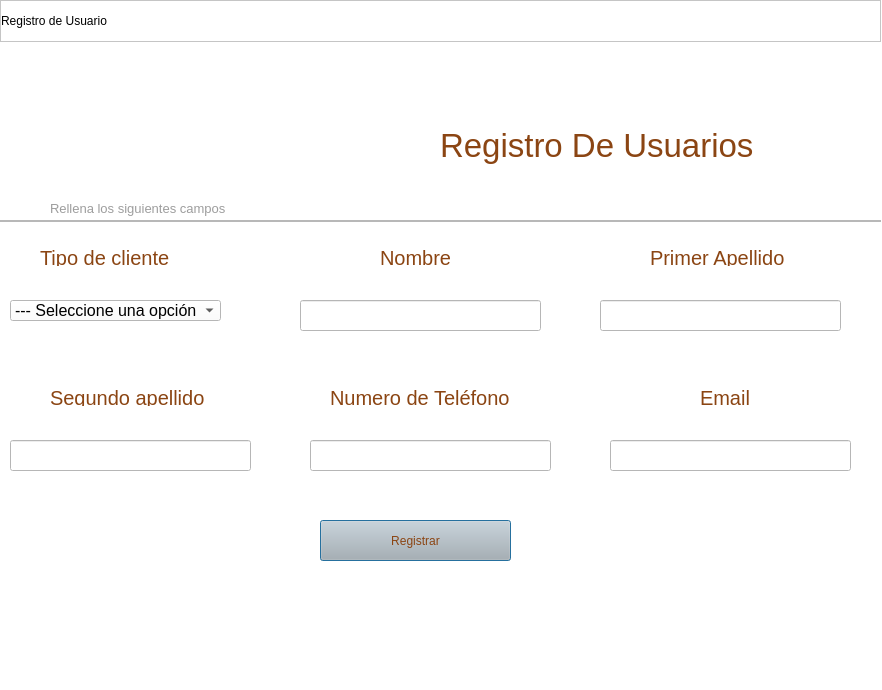
<?xml version="1.0" encoding="UTF-8"?>
<ui version="4.0">
 <class>Dialog</class>
 <widget class="QDialog" name="Dialog">
  <property name="geometry">
   <rect>
    <x>0</x>
    <y>0</y>
    <width>882</width>
    <height>690</height>
   </rect>
  </property>
  <property name="windowTitle">
   <string>Dialog</string>
  </property>
  <property name="styleSheet">
   <string notr="true">background-color: rgb(255, 255, 255);</string>
  </property>
  <widget class="QLabel" name="label">
   <property name="geometry">
    <rect>
     <x>10</x>
     <y>40</y>
     <width>341</width>
     <height>151</height>
    </rect>
   </property>
   <property name="text">
    <string/>
   </property>
   <property name="pixmap">
    <pixmap>Icons/Logo.svg</pixmap>
   </property>
   <property name="scaledContents">
    <bool>true</bool>
   </property>
  </widget>
  <widget class="QLabel" name="label_2">
   <property name="geometry">
    <rect>
     <x>440</x>
     <y>120</y>
     <width>321</width>
     <height>51</height>
    </rect>
   </property>
   <property name="styleSheet">
    <string notr="true">QLabel{
color: rgb(218, 218, 218); font-size:25pt;
color: #8B4513
}
</string>
   </property>
   <property name="text">
    <string>Registro De Usuarios</string>
   </property>
  </widget>
  <widget class="QLabel" name="label_3">
   <property name="geometry">
    <rect>
     <x>40</x>
     <y>250</y>
     <width>141</width>
     <height>16</height>
    </rect>
   </property>
   <property name="styleSheet">
    <string notr="true">QLabel{
color: rgb(218, 218, 218); font-size:15pt;
color: #8B4513;
}
</string>
   </property>
   <property name="text">
    <string>Tipo de cliente</string>
   </property>
  </widget>
  <widget class="QComboBox" name="comboBox_cliente">
   <property name="geometry">
    <rect>
     <x>10</x>
     <y>300</y>
     <width>211</width>
     <height>21</height>
    </rect>
   </property>
   <property name="font">
    <font>
     <pointsize>12</pointsize>
    </font>
   </property>
   <item>
    <property name="text">
     <string>--- Seleccione una opción</string>
    </property>
   </item>
   <item>
    <property name="text">
     <string>Maestro</string>
    </property>
   </item>
   <item>
    <property name="text">
     <string>Estudiante</string>
    </property>
   </item>
   <item>
    <property name="text">
     <string>Leector</string>
    </property>
   </item>
  </widget>
  <widget class="QLabel" name="label_4">
   <property name="geometry">
    <rect>
     <x>380</x>
     <y>250</y>
     <width>141</width>
     <height>16</height>
    </rect>
   </property>
   <property name="styleSheet">
    <string notr="true">QLabel{
color: rgb(218, 218, 218); font-size:15pt;
color: #8B4513;
}
</string>
   </property>
   <property name="text">
    <string>Nombre</string>
   </property>
  </widget>
  <widget class="QLineEdit" name="lineEdit_nombre">
   <property name="geometry">
    <rect>
     <x>300</x>
     <y>300</y>
     <width>241</width>
     <height>31</height>
    </rect>
   </property>
   <property name="styleSheet">
    <string notr="true">font-size:14pt; 
color: rgb(202, 202, 202); </string>
   </property>
   <property name="text">
    <string/>
   </property>
  </widget>
  <widget class="QLabel" name="label_5">
   <property name="geometry">
    <rect>
     <x>700</x>
     <y>390</y>
     <width>141</width>
     <height>16</height>
    </rect>
   </property>
   <property name="styleSheet">
    <string notr="true">QLabel{
color: rgb(218, 218, 218); font-size:15pt;
color: #8B4513;
}
</string>
   </property>
   <property name="text">
    <string>Email</string>
   </property>
  </widget>
  <widget class="QLineEdit" name="lineEdit_Email">
   <property name="geometry">
    <rect>
     <x>610</x>
     <y>440</y>
     <width>241</width>
     <height>31</height>
    </rect>
   </property>
   <property name="styleSheet">
    <string notr="true">font-size:14pt; 
color: rgb(202, 202, 202); </string>
   </property>
   <property name="text">
    <string/>
   </property>
  </widget>
  <widget class="QLabel" name="label_6">
   <property name="geometry">
    <rect>
     <x>650</x>
     <y>250</y>
     <width>141</width>
     <height>16</height>
    </rect>
   </property>
   <property name="styleSheet">
    <string notr="true">QLabel{
color: rgb(218, 218, 218); font-size:15pt;
color: #8B4513;
}
</string>
   </property>
   <property name="text">
    <string>Primer Apellido</string>
   </property>
  </widget>
  <widget class="QLineEdit" name="lineEdit_apellido">
   <property name="geometry">
    <rect>
     <x>600</x>
     <y>300</y>
     <width>241</width>
     <height>31</height>
    </rect>
   </property>
   <property name="styleSheet">
    <string notr="true">font-size:14pt; 
color: rgb(202, 202, 202); </string>
   </property>
   <property name="text">
    <string/>
   </property>
  </widget>
  <widget class="QLabel" name="label_7">
   <property name="geometry">
    <rect>
     <x>50</x>
     <y>390</y>
     <width>161</width>
     <height>16</height>
    </rect>
   </property>
   <property name="styleSheet">
    <string notr="true">QLabel{
color: rgb(218, 218, 218); font-size:15pt;
color: #8B4513;
}
</string>
   </property>
   <property name="text">
    <string>Segundo apellido</string>
   </property>
  </widget>
  <widget class="QLineEdit" name="lineEdit_segundo_Apellido">
   <property name="geometry">
    <rect>
     <x>10</x>
     <y>440</y>
     <width>241</width>
     <height>31</height>
    </rect>
   </property>
   <property name="styleSheet">
    <string notr="true">font-size:14pt; 
color: rgb(202, 202, 202); </string>
   </property>
   <property name="text">
    <string/>
   </property>
  </widget>
  <widget class="QLabel" name="label_8">
   <property name="geometry">
    <rect>
     <x>330</x>
     <y>390</y>
     <width>191</width>
     <height>16</height>
    </rect>
   </property>
   <property name="styleSheet">
    <string notr="true">QLabel{
color: rgb(218, 218, 218); font-size:15pt;
color: #8B4513;
}
</string>
   </property>
   <property name="text">
    <string>Numero de Teléfono</string>
   </property>
  </widget>
  <widget class="QLineEdit" name="lineEdit_Telefono">
   <property name="geometry">
    <rect>
     <x>310</x>
     <y>440</y>
     <width>241</width>
     <height>31</height>
    </rect>
   </property>
   <property name="styleSheet">
    <string notr="true">font-size:14pt; 
color: rgb(202, 202, 202); </string>
   </property>
   <property name="text">
    <string/>
   </property>
  </widget>
  <widget class="QPushButton" name="pushButton_registrar">
   <property name="geometry">
    <rect>
     <x>320</x>
     <y>520</y>
     <width>191</width>
     <height>41</height>
    </rect>
   </property>
   <property name="styleSheet">
    <string notr="true">background-color: rgb(181, 181, 181);
font: 700 15pt &quot;Segoe UI&quot;;
color: #8B4513;</string>
   </property>
   <property name="text">
    <string>Registrar</string>
   </property>
  </widget>
  <widget class="QFrame" name="frame_superior">
   <property name="geometry">
    <rect>
     <x>0</x>
     <y>0</y>
     <width>881</width>
     <height>42</height>
    </rect>
   </property>
   <property name="minimumSize">
    <size>
     <width>0</width>
     <height>42</height>
    </size>
   </property>
   <property name="maximumSize">
    <size>
     <width>16777215</width>
     <height>40</height>
    </size>
   </property>
   <property name="styleSheet">
    <string notr="true">
QFrame{
background-color:#ffffff;
}

QPushButton{
background-color:#000000ff;
border-radius:20px

}

QPushButton:hover{
background-color:rgb(53,53,79);
border-radius:20px;
}</string>
   </property>
   <property name="frameShape">
    <enum>QFrame::StyledPanel</enum>
   </property>
   <property name="frameShadow">
    <enum>QFrame::Raised</enum>
   </property>
   <layout class="QHBoxLayout" name="horizontalLayout">
    <property name="spacing">
     <number>5</number>
    </property>
    <property name="leftMargin">
     <number>0</number>
    </property>
    <property name="topMargin">
     <number>0</number>
    </property>
    <property name="rightMargin">
     <number>0</number>
    </property>
    <property name="bottomMargin">
     <number>0</number>
    </property>
    <item>
     <widget class="QLabel" name="label_9">
      <property name="styleSheet">
       <string notr="true">font: 900 10pt &quot;Arial Black&quot;;</string>
      </property>
      <property name="text">
       <string>Registro de Usuario</string>
      </property>
     </widget>
    </item>
    <item>
     <spacer name="horizontalSpacer">
      <property name="orientation">
       <enum>Qt::Horizontal</enum>
      </property>
      <property name="sizeHint" stdset="0">
       <size>
        <width>565</width>
        <height>17</height>
       </size>
      </property>
     </spacer>
    </item>
    <item>
     <widget class="QPushButton" name="bt_minimizar">
      <property name="minimumSize">
       <size>
        <width>40</width>
        <height>40</height>
       </size>
      </property>
      <property name="styleSheet">
       <string notr="true"/>
      </property>
      <property name="text">
       <string/>
      </property>
      <property name="icon">
       <iconset>
        <normaloff>Icons/minus.svg</normaloff>Icons/minus.svg</iconset>
      </property>
      <property name="iconSize">
       <size>
        <width>38</width>
        <height>38</height>
       </size>
      </property>
     </widget>
    </item>
    <item>
     <widget class="QPushButton" name="bt_restaurar">
      <property name="minimumSize">
       <size>
        <width>40</width>
        <height>40</height>
       </size>
      </property>
      <property name="styleSheet">
       <string notr="true"/>
      </property>
      <property name="text">
       <string/>
      </property>
      <property name="icon">
       <iconset>
        <normaloff>Icons/window-minimize.svg</normaloff>Icons/window-minimize.svg</iconset>
      </property>
      <property name="iconSize">
       <size>
        <width>28</width>
        <height>28</height>
       </size>
      </property>
     </widget>
    </item>
    <item>
     <widget class="QPushButton" name="bt_maximizar">
      <property name="minimumSize">
       <size>
        <width>40</width>
        <height>40</height>
       </size>
      </property>
      <property name="styleSheet">
       <string notr="true"/>
      </property>
      <property name="text">
       <string/>
      </property>
      <property name="icon">
       <iconset>
        <normaloff>Icons/maximize.svg</normaloff>Icons/maximize.svg</iconset>
      </property>
      <property name="iconSize">
       <size>
        <width>28</width>
        <height>28</height>
       </size>
      </property>
     </widget>
    </item>
    <item>
     <widget class="QPushButton" name="bt_cerrar_2">
      <property name="minimumSize">
       <size>
        <width>40</width>
        <height>40</height>
       </size>
      </property>
      <property name="styleSheet">
       <string notr="true"/>
      </property>
      <property name="text">
       <string/>
      </property>
      <property name="icon">
       <iconset>
        <normaloff>Icons/x.svg</normaloff>Icons/x.svg</iconset>
      </property>
      <property name="iconSize">
       <size>
        <width>38</width>
        <height>38</height>
       </size>
      </property>
     </widget>
    </item>
   </layout>
  </widget>
  <widget class="QFrame" name="frame">
   <property name="geometry">
    <rect>
     <x>0</x>
     <y>220</y>
     <width>881</width>
     <height>2</height>
    </rect>
   </property>
   <property name="maximumSize">
    <size>
     <width>16777215</width>
     <height>2</height>
    </size>
   </property>
   <property name="styleSheet">
    <string notr="true">background-color: rgb(238, 238, 238);</string>
   </property>
   <property name="frameShape">
    <enum>QFrame::StyledPanel</enum>
   </property>
   <property name="frameShadow">
    <enum>QFrame::Raised</enum>
   </property>
  </widget>
  <widget class="QLabel" name="label_10">
   <property name="geometry">
    <rect>
     <x>50</x>
     <y>200</y>
     <width>181</width>
     <height>16</height>
    </rect>
   </property>
   <property name="styleSheet">
    <string notr="true">QLabel{
color: rgb(218, 218, 218); font-size:10pt;
color: #9d9d9d;
}
</string>
   </property>
   <property name="text">
    <string>Rellena los siguientes campos</string>
   </property>
  </widget>
 </widget>
 <resources/>
 <connections/>
</ui>
